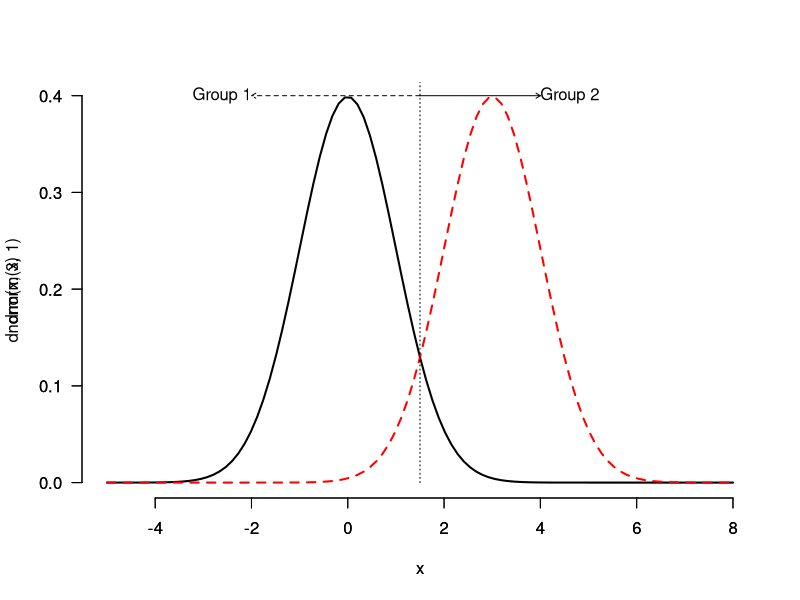

Generate this figure with R: (Note: this script raises an error after producing the figure.)
 par(bty = "n", las = 1, xpd = FALSE)
curve(dnorm, lwd = 2, xlim = c(-5,8))
par(new = TRUE)
curve(dnorm(x,3,1), lwd = 2, col = "red", lty = 2, xlim = c(-5,8))
lines(c(1.5,1.5), c(0,1), lty = 3)
arrows(1.5, 0.4, 4, 0.4, length = 0.05)
##arrows(1.5, 0.4, -2, 0.4, length = 0.05)
arrows(1.5, 0.4, -2, 0.4, length = 0.05, lty = 2)
text(-2,0.4, adj  = 1, "Group 1")
text(4,0.4, adj  = 0, "Group 2")





ir <- rbind(iris3[,,1], iris3[,,2], iris3[,,3])
ir.species <- factor(c(rep("s", 50), rep("c", 50), rep("v", 50)))

(ir.lda <- lda(log(ir), ir.species))
ir.ld <- predict(ir.lda, dimen = 2)$x
eqscplot(ir.ld, type = "n", xlab = "first linear discriminant",
          ylab = "second linear discriminant")
text(ir.ld, labels = as.character(ir.species[-143]),
      col = 3 + unclass(ir.species), cex = 0.8)

plot(ir.lda, dimen = 1)
plot(ir.lda, type = "density", dimen = 1)

lcrabs <- log(crabs[, 4:8])
crabs.grp <- factor(c("B", "b", "O", "o")[rep(1:4, each = 50)])

(dcrabs.lda <- lda(crabs$sex ~ FL + RW + CL + CW, lcrabs))
table(crabs$sex, predict(dcrabs.lda)$class)

(dcrabs.lda4 <- lda(crabs.grp ~ FL + RW + CL + CW, lcrabs))
dcrabs.pr4 <- predict(dcrabs.lda4, dimen = 2)
dcrabs.pr2 <- dcrabs.pr4$post[, c("B", "O")] %*% c(1, 1)
table(crabs$sex, dcrabs.pr2 > 0.5)

cr.t <- dcrabs.pr4$x[, 1:2]
eqscplot(cr.t, type = "n", xlab = "First LD", ylab = "Second LD")
text(cr.t, labels = as.character(crabs.grp))
perp <- function(x, y) {
   m <- (x+y)/2
   s <- - (x[1] - y[1])/(x[2] - y[2])
   abline(c(m[2] - s*m[1], s))
   invisible()
}
# For R replace @means by $means
cr.m <- lda(cr.t, crabs$sex)$means
points(cr.m, pch = 3, mkh = 0.3)
perp(cr.m[1, ], cr.m[2, ])


